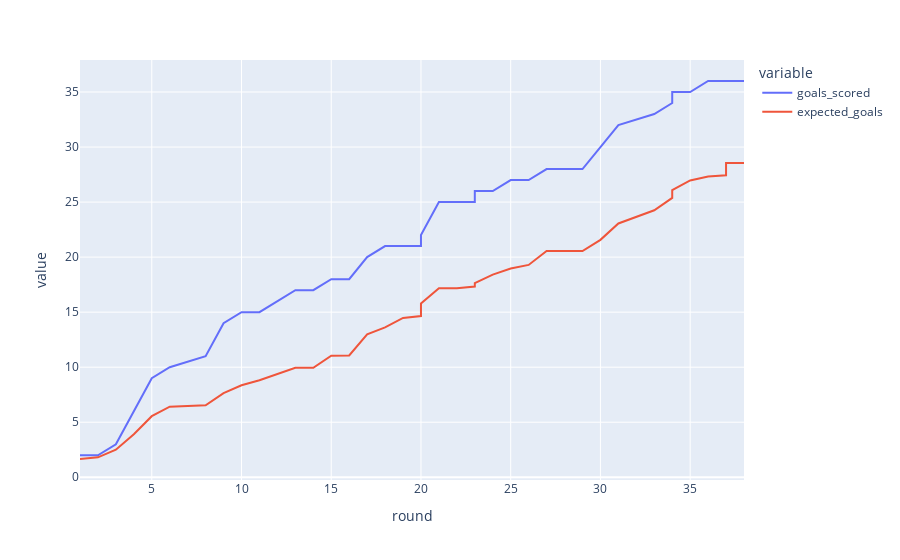

The cell this chart's notebook holds for it:
### Code cell
# res = requests.get(f'https://fantasy.premierleague.com/api/element-summary/318/')
# data = res.json()
# df = pd.DataFrame(data=data['history'])

# g_vs_xg = df[["goals_scored", "expected_goals", "round"]]
# g_vs_xg.loc[:, "goals_scored"] = g_vs_xg["goals_scored"].astype(float) 
# g_vs_xg.loc[:, "goals_scored"] = g_vs_xg["goals_scored"].cumsum()
# g_vs_xg.loc[:, "expected_goals"] = g_vs_xg["expected_goals"].astype(float).cumsum()
# g_vs_xg.set_index("round", inplace=True)

# # graph = px.line(g_vs_xg).update_layout(xaxis_title="Gameweek", yaxis_title="Goals/xG")
# # graph
# g_vs_xg

res = requests.get('https://fantasy.premierleague.com/api/element-summary/318/')
data = res.json()

df = pd.DataFrame(data=data['history'])

# g_vs_xg = df[["expected_goals", "round"]]
g_vs_xg = df[["goals_scored", "expected_goals", "round"]]

g_vs_xg['expected_goals'] = pd.to_numeric(g_vs_xg['expected_goals'])

g_vs_xg.loc[:, "goals_scored"] = g_vs_xg["goals_scored"].cumsum()
g_vs_xg.loc[:, "expected_goals"] = g_vs_xg["expected_goals"].cumsum()

g_vs_xg.set_index("round", inplace=True)

# g_vs_xg.dtypes

graph = px.line(g_vs_xg)#.update_layout(xaxis_title="Gameweek", yaxis_title="Goals/xG")
# html_graph = plot(graph, output_type="div")

# # html_graph
graph


    # result = {k: v.drop('name', axis=1).reset_index(drop=True) for k, v in df_players[['first_name', 'second_name', 'id_x', 'name']].groupby('name')}

### Figure 1 — Plotly figure (JSON) as saved in the notebook; plotly's stock layout.template omitted (floating-point values rounded to 4 significant figures)
{"data": [{"hovertemplate": "variable=goals_scored<br>round=%{x}<br>value=%{y}<extra></extra>", "legendgroup": "goals_scored", "line": {"color": "#636efa", "dash": "solid"}, "marker": {"symbol": "circle"}, "mode": "lines", "name": "goals_scored", "orientation": "v", "showlegend": true, "type": "scatter", "x": [1, 2, 3, 4, 5, 6, 8, 9, 10, 11, 13, 14, 15, 16, 17, 18, 19, 20, 20, 21, 22, 23, 23, 24, 25, 26, 27, 29, 30, 31, 33, 34, 34, 35, 36, 37, 37, 38], "xaxis": "x", "y": [2, 2, 3, 6, 9, 10, 11, 14, 15, 15, 17, 17, 18, 18, 20, 21, 21, 21, 22, 25, 25, 25, 26, 26, 27, 27, 28, 28, 30, 32, 33, 34, 35, 35, 36, 36, 36, 36], "yaxis": "y"}, {"hovertemplate": "variable=expected_goals<br>round=%{x}<br>value=%{y}<extra></extra>", "legendgroup": "expected_goals", "line": {"color": "#EF553B", "dash": "solid"}, "marker": {"symbol": "circle"}, "mode": "lines", "name": "expected_goals", "orientation": "v", "showlegend": true, "type": "scatter", "x": [1, 2, 3, 4, 5, 6, 8, 9, 10, 11, 13, 14, 15, 16, 17, 18, 19, 20, 20, 21, 22, 23, 23, 24, 25, 26, 27, 29, 30, 31, 33, 34, 34, 35, 36, 37, 37, 38], "xaxis": "x", "y": [1.66, 1.81, 2.5, 3.91, 5.55, 6.41, 6.54, 7.65, 8.36, 8.82, 9.94, 9.94, 11.04, 11.07, 12.98, 13.61, 14.48, 14.64, 15.78, 17.17, 17.17, 17.33, 17.63, 18.41, 18.96, 19.29, 20.55, 20.55, 21.57, 23.06, 24.26, 25.38, 26.08, 26.97, 27.33, 27.43, 28.54, 28.54], "yaxis": "y"}], "layout": {"legend": {"title": {"text": "variable"}, "tracegroupgap": 0}, "margin": {"t": 60}, "xaxis": {"anchor": "y", "domain": [0, 1], "title": {"text": "round"}}, "yaxis": {"anchor": "x", "domain": [0, 1], "title": {"text": "value"}}}}
